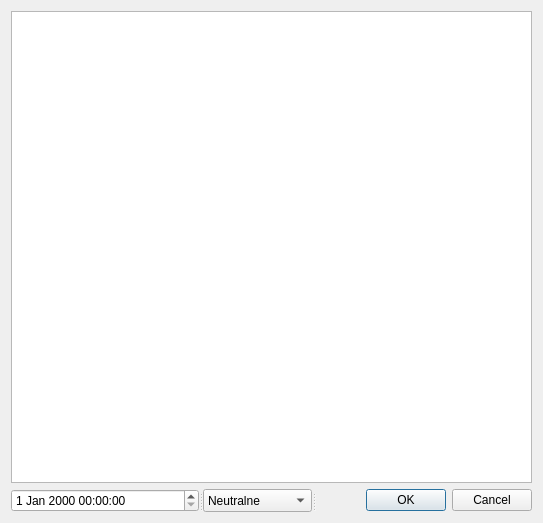
<?xml version="1.0" encoding="UTF-8"?>
<ui version="4.0">
 <class>Dialog</class>
 <widget class="QDialog" name="Dialog">
  <property name="geometry">
   <rect>
    <x>0</x>
    <y>0</y>
    <width>543</width>
    <height>523</height>
   </rect>
  </property>
  <property name="windowTitle">
   <string>Dialog</string>
  </property>
  <layout class="QVBoxLayout" name="verticalLayout">
   <item>
    <widget class="QTextEdit" name="textEdit"/>
   </item>
   <item>
    <widget class="QSplitter" name="splitter">
     <property name="orientation">
      <enum>Qt::Horizontal</enum>
     </property>
     <widget class="QDateTimeEdit" name="dateTimeEdit"/>
     <widget class="QComboBox" name="comboBox">
      <property name="currentIndex">
       <number>1</number>
      </property>
      <item>
       <property name="text">
        <string>Smutne</string>
       </property>
      </item>
      <item>
       <property name="text">
        <string>Neutralne</string>
       </property>
      </item>
      <item>
       <property name="text">
        <string>Radosne</string>
       </property>
      </item>
     </widget>
     <widget class="QDialogButtonBox" name="buttonBox">
      <property name="orientation">
       <enum>Qt::Horizontal</enum>
      </property>
      <property name="standardButtons">
       <set>QDialogButtonBox::Cancel|QDialogButtonBox::Ok</set>
      </property>
     </widget>
    </widget>
   </item>
  </layout>
 </widget>
 <resources/>
 <connections>
  <connection>
   <sender>buttonBox</sender>
   <signal>rejected()</signal>
   <receiver>Dialog</receiver>
   <slot>reject()</slot>
   <hints>
    <hint type="sourcelabel">
     <x>316</x>
     <y>260</y>
    </hint>
    <hint type="destinationlabel">
     <x>286</x>
     <y>274</y>
    </hint>
   </hints>
  </connection>
  <connection>
   <sender>buttonBox</sender>
   <signal>accepted()</signal>
   <receiver>Dialog</receiver>
   <slot>accept()</slot>
   <hints>
    <hint type="sourcelabel">
     <x>248</x>
     <y>254</y>
    </hint>
    <hint type="destinationlabel">
     <x>157</x>
     <y>274</y>
    </hint>
   </hints>
  </connection>
 </connections>
</ui>
